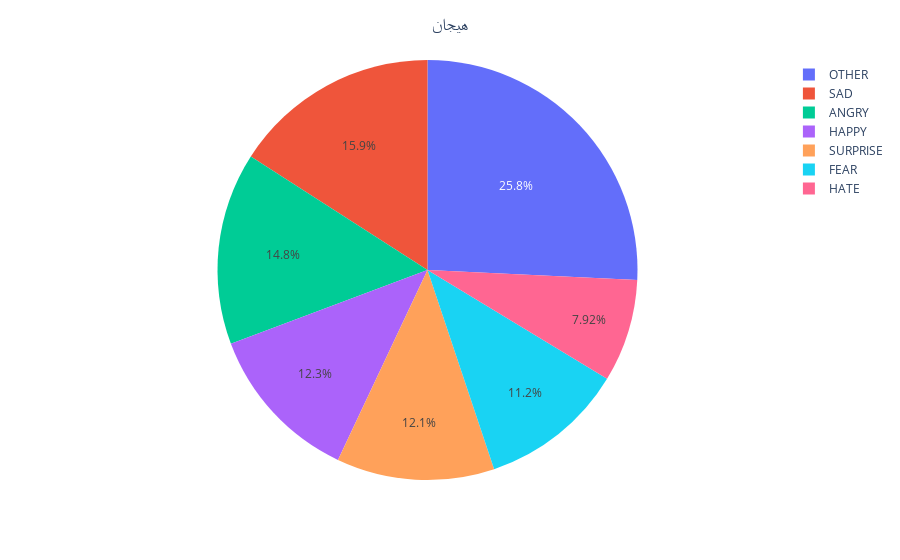

The notebook cell saved with this chart:
### Code cell
fig = px.pie(maindf1.emotion.value_counts().rename_axis(['هیجان']).reset_index(name='تعداد'), values='تعداد', names='هیجان', hover_data=['هیجان'])
fig.update_layout(title_text="هیجان", title_x=0.5)
pyo.iplot(fig, filename = 'توزیع داده هیجان')

### Figure 1 — Plotly figure (JSON) as saved in the notebook; plotly's stock layout.template omitted (floating-point values rounded to 4 significant figures)
{"data": [{"customdata": [["OTHER"], ["SAD"], ["ANGRY"], ["HAPPY"], ["SURPRISE"], ["FEAR"], ["HATE"]], "domain": {"x": [0, 1], "y": [0, 1]}, "hovertemplate": "هیجان=%{customdata[0]}<br>تعداد=%{value}<extra></extra>", "labels": ["OTHER", "SAD", "ANGRY", "HAPPY", "SURPRISE", "FEAR", "HATE"], "legendgroup": "", "name": "", "showlegend": true, "type": "pie", "values": [1874, 1158, 1077, 893, 884, 814, 576]}], "layout": {"legend": {"tracegroupgap": 0}, "margin": {"t": 60}, "title": {"text": "هیجان", "x": 0.5}}}
